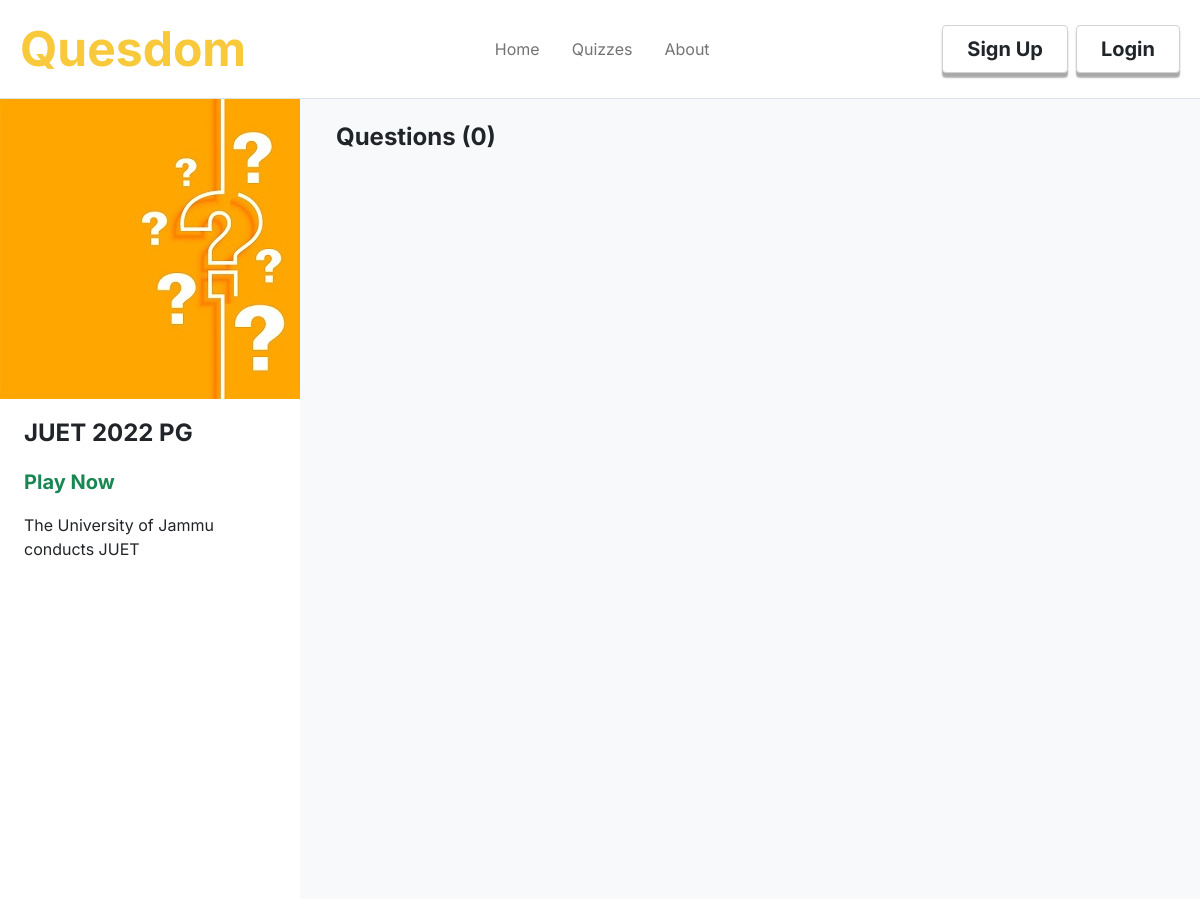
Before: /quizdetails?quiz_id=2 with the older database file.
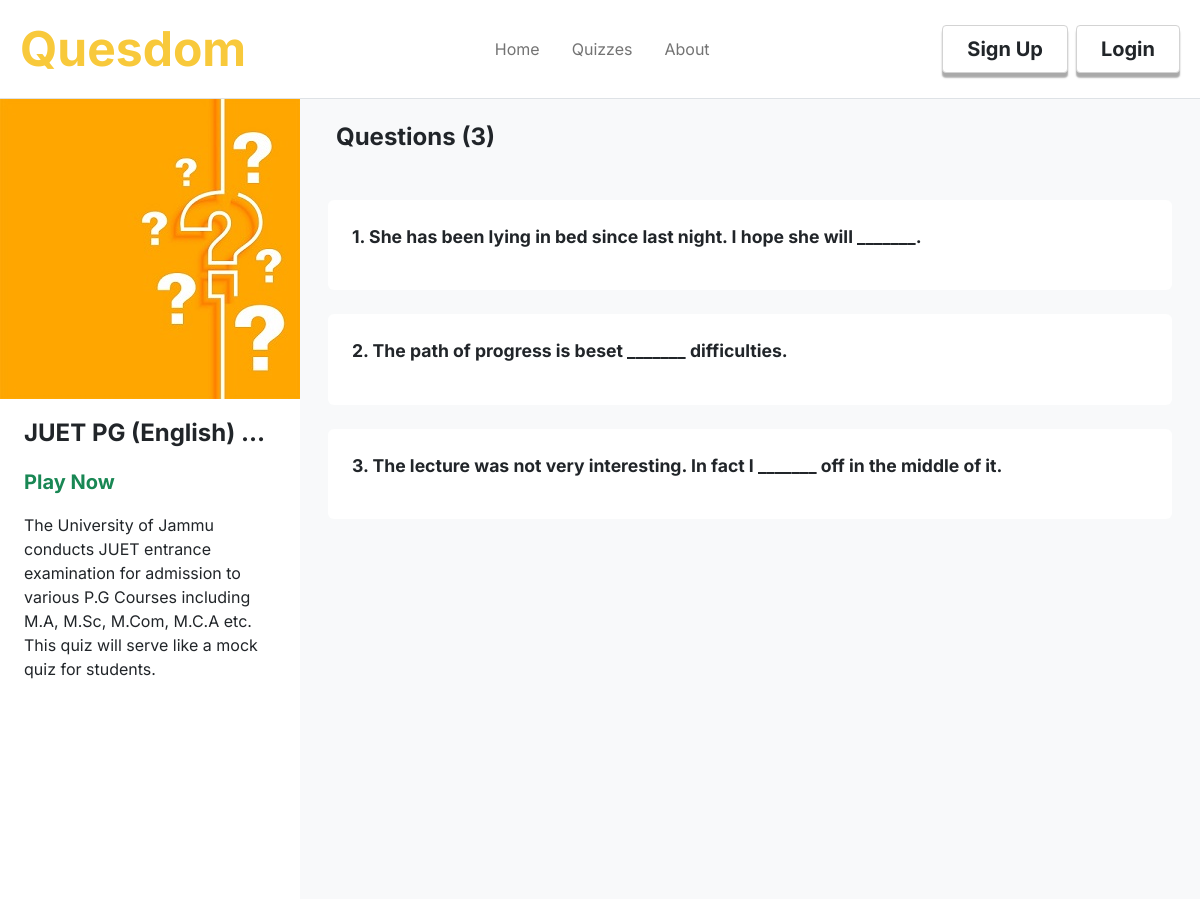
After: the same page with the newer database file.
### quesdom/models.py (models this page shows, shortened)
class Quizzes(db.Model):
    id = db.Column(db.Integer, primary_key = True)
    quiz_title = db.Column(db.String(30), nullable= False)
    quiz_description = db.Column(db.String(200), nullable=False)
    quiz_category = db.Column(db.String(20), nullable=False)
    quiz_difficulty = db.Column(db.String(10), nullable=False)
    timed = db.Column(db.Boolean, nullable = False)
    date_created = db.Column(db.DateTime, nullable=False, default=datetime.utcnow)
    author = db.Column(db.Integer, db.ForeignKey('users.id'), nullable=False)
    created_by = db.relationship('Users',backref='created_by',lazy=True,overlaps="quizzes,quizzes")
    questions = db.relationship('Questions',backref='contains',cascade="all, delete-orphan",lazy=True)
    class_id = db.Column(db.Integer, db.ForeignKey('classrooms.id'), nullable=True)

class Questions(db.Model):
    id = db.Column(db.Integer, primary_key = True)
    question_statement = db.Column(db.String(200), nullable = False)
    choice_id = db.Column(db.Integer, db.ForeignKey('choices.id'), unique=True, nullable = False)
    quiz_id = db.Column(db.Integer, db.ForeignKey('quizzes.id'), nullable = False)
    duration = db.Column(db.Integer, nullable = False)
    choices = db.relationship('Choices',backref='choices',lazy=True)

### quesdom/routes.py (the view)
@app.route('/quizdetails')
def quizdetails():
    quiz = Quizzes.query.get(request.args.get('quiz_id'))
    questions = Questions.query.filter_by(quiz_id = quiz.id)
    return render_template('quizdetails.html',title='Quiz Details',questions = questions, quiz = quiz)

### quesdom/templates/quizdetails.html (shortened to what this page needs)
{%extends "quiz_details_layout.html"%}
{%block content%}
<div class="content-section m-0 row" style="box-sizing: border-box; width: 100vw; min-height: 100vh;">
    <div class="col-12 col-md-3 p-0">
        <div style="border-radius: 0.3rem; background-color: white;">
            <div class="img-section position-relative style="height: min-content; overflow: hidden;">
                <a href="{{url_for('allquizzes')}}" style="position: absolute; top: 0.3rem; left: 0.3rem;"><i class="bi fs-2 text-light bi-arrow-left-circle-fill"></i></a>
                    <img src="../static/quiz.jpg" class="img-fluid" style="width: 100%;"/>
            </div>
            <div class="text-section py-3 px-2 mx-3">
                <p class="fs-4 fw-bold" style="text-overflow:ellipsis; white-space: nowrap; overflow: hidden;">{{quiz.quiz_title}}</p>
                <div class="w-100 d-flex align-items-center justify-content-between">
                    <a href="{{url_for('playquiz',quiz_id = quiz.id)}}" class="fw-bold fs-5 text-success play-link">Play Now</a>
                </div>
                <div class="d-flex my-3">
                    {{quiz.quiz_description}}
                </div>
            </div>
        </div>
    </div>
    <div class="col-12 col-md-9 bg-light">
        <h4 class="p-4 fw-bold">Questions ({{questions.count()}})</h4>
        {% for question in questions%}
            <div class="details px-3">
                <div class="question bg-white rounded-2 p-4 my-4 position-relative">
                    <p class="fw-bold" style="font-size: 1.1rem;">{{loop.index}}. {{question.question_statement}}</p>
                </div>
            </div>
            {%endfor%}
        </div>
</div>
{%endblock%}

Changed rows visible on the page:
changed Quizzes: quiz_title "JUET 2022 PG" → "JUET PG (English)…"; quiz_description "The University of Jammu conducts JUET" → "The University of Jammu conducts JUET entrance examination for admission to various P.G Courses including M.A, M.Sc, M.Com, M.C.A etc. This quiz will serve like a mock quiz for students."
added Questions: question_statement "She has been lying in bed since last night. I hope she will _______."
added Questions: question_statement "The path of progress is beset _______ difficulties."
added Questions: question_statement "The lecture was not very interesting. In fact I _______ off in the middle of it."
Other visible differences:
{{ questions.count() }}: "0" → "3"
